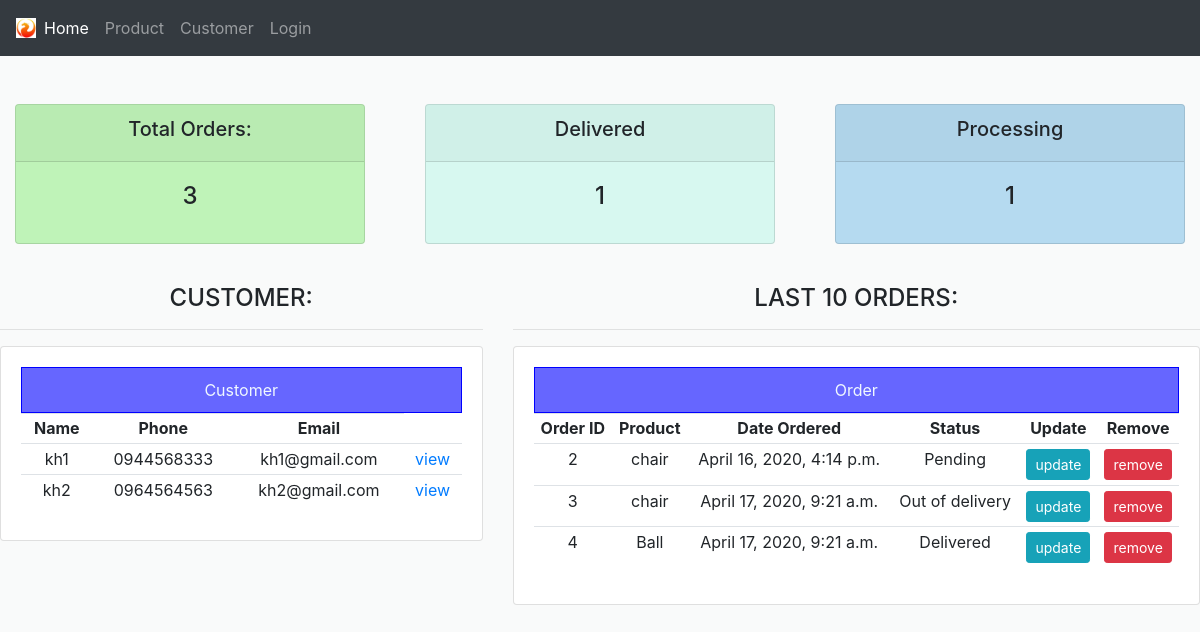
The page / on the database its author committed.
### accounts/models.py (models this page shows, shortened)
class Customer(models.Model):
  name = models.CharField(max_length=200)
  phone = models.CharField(max_length=13, null=True)
  email = models.CharField(max_length=200, null=True)
  date_created = models.DateTimeField(auto_now_add=True)

class Order(models.Model):
  STATUS = (
    ('Pending','Pending' ),
    ('Out of delivery', 'Out of delivery'),
    ('Delivered', 'Delivered'),
  )
  customer = models.ForeignKey(Customer,null=True, on_delete=models.SET_NULL)
  product = models.ManyToManyField(Product)
  cost = models.FloatField(null=True)
  date_created = date_created = models.DateTimeField(auto_now_add=True)
  status = models.CharField(max_length=20, null=True, choices=STATUS)

class Product(models.Model):
  CATELOGY = (
    ('Indoor', 'Indoor'),
    ('Outdoor', 'Outdoor'),
  )
  name = models.CharField(max_length=200)
  price = models.FloatField(null=True)
  catalogy = models.CharField(max_length=200, null=True, choices=CATELOGY)
  description = models.CharField(max_length=200, null=True, blank=True)
  date_created = models.DateTimeField(auto_now_add=True)
  tags = models.ManyToManyField(Tag)
  def __str__ (self):
    return self.name

### accounts/views.py (the view)
# urls.py: path('', views.home, name='home'),
def home(request):
    orders = Order.objects.all()
    customers = Customer.objects.all()
    total_orders = orders.count()
    total_delivered_orders = orders.filter(status='Delivered').count()
    total_pending_orders = orders.filter(status='Pending').count()
    context = {'total_orders':total_orders,'total_delivered_orders': total_delivered_orders,'total_pending_orders':total_pending_orders, \
                'customers': customers, 'orders': orders}
    return render(request, 'accounts/dashboard.html',context=context)

### accounts/templates/accounts/dashboard.html
{% extends 'accounts/main.html'%}
{% block content%}
<br>
{% include 'accounts/status.html'%}
<div class="row">
  <div class="col-md-5">
    <h4 style="text-align: center;">CUSTOMER:</h4>
    <hr>
    <div class="card card-body">
      <a id=taga>Customer</a>
      <table class="table table-sm">
        <tr>
          <th>Name</th>
          <th>Phone</th>
          <th>Email</th>
        </tr>
        {% for c in customers %}
            <tr>
              <td>{{ c.name }}</td>
              <td>{{ c.phone }}</td>
              <td>{{ c.email }}</td>
              <td><a href="{% url 'customer_profile' c.id %}">view</a></td>
            </tr>
        {% endfor%}
      </table>
    </div>
  </div>
  <div class="col-md-7">
    <h4 style="text-align: center;">LAST 10 ORDERS:</h4>
    <hr>
    <div class="card card-body">
      <a id=taga>Order</a>
      <table class="table table-sm">
        <tr>
          <th>Order ID</th>
          <th>Product</th>
          <th>Date Ordered
          </th>
          <th>Status</th>
          <th>Update</th>
          <th>Remove</th>
        </tr>
        {% for o in orders %}
          <tr>
            <td>{{ o.id }}</td>
            <td>{{ o.product.all|join:"," }}</td>
            <td>{{ o.date_created }}</td>
            <td>{{ o.status }}</td>
            <td><a class="btn btn-sm btn-info" href="#">update</a></td>
            <td><a class="btn btn-sm btn-danger" href="#">remove</a></td>
          </tr>
        {% endfor %}
      </table>
    </div>
  </div>
</div>
{% endblock %}

### accounts/templates/accounts/main.html (shortened to what this page needs)
<html>
<head>
  <link rel="stylesheet" href="https://maxcdn.bootstrapcdn.com/bootstrap/4.0.0/css/bootstrap.min.css"
>
  <link rel="stylesheet" type="text/css" href="/static/css/main.css">
</head>
<body>
  {% include 'accounts/navbar.html'%}
  {% block content%}
  {% endblock %}
<br>
</body>
</html>

### accounts/templates/accounts/navbar.html (shortened to what this page needs)
{% load static %}
<nav class="navbar navbar-expand-lg navbar-dark bg-dark">
  <img src="{% static 'images/logo.png' %}" id=img-icon>
  <div class="collapse navbar-collapse" id="navbarNav">
    <ul class="navbar-nav">
      <li class="nav-item active">
        <a class="nav-link" href="{% url 'home' %}">Home</a>
      </li>
      <li class="nav-item">
        <a class="nav-link" href="{% url 'product' %}">Product</a>
      </li>
      <li class="nav-item">
        <a class="nav-link" href="{% url 'customer' %}">Customer</a>
      </li>
    </ul>
    <ul class="navbar-nav">
      <li class="nav-item">
        <a class="nav-link" href="#">Login</a>
      </li>
    </ul>
  </div>
</nav>

### accounts/templates/accounts/status.html
<br>
<div class="row">
  <div class="col">
    <div class="col-md">
      <div class="card text-center text-while mb-3" id="total-orders">
        <div class="card-header">
          <h5>Total Orders:</h5>
        </div>
        <div class="card-body">
          <h4 class="card-title">{{ total_orders }}</h4>
        </div>
      </div>
    </div>
  </div>
  <div class="col">
    <div class="col-md">
      <div class="card text-center text-while mb-3" id="order-delivered">
        <div class="card-header">
          <h5>Delivered</h5>
        </div>
        <div class="card-body">
          <h4 class="card-title">{{total_delivered_orders}}</h4>
        </div>
      </div>
    </div>
  </div>
  <div class="col">
    <div class="col-md">
      <div class="card text-center text-while mb-3" id="order-pending">
        <div class="card-header">
          <h5>Processing</h5>
        </div>
        <div class="card-body">
          <h4 class="card-title">{{total_pending_orders}}</h4>
        </div>
      </div>
    </div>
  </div>
</div>
<br>

### static/css/main.css (style rules this page uses)
body { background-color: rgb(249, 250, 250); font-family: "Palatino Linotype", "Book Antiqua", Palatino, serif"; }
#taga { box-sizing: border-box; border: 1px solid blue; padding: 10px; text-align: center; color: aliceblue; background-color: #6666ff; }
th,td { text-align: center; }
#img-icon { height: 20px; }
#total-orders { background-color:rgb(191, 243, 184); }
#order-delivered { background-color:rgb(215, 248, 240); }
#order-pending { background-color:rgb(181, 218, 240); }

### rows shown on the page
Customer: name "kh1", phone "0944568333", email "kh1@gmail.com"
Customer: name "kh2", phone "0964564563", email "kh2@gmail.com"
Order: id "2", product.all "chair", date_created "April 16, 2020, 4:14 p.m.", status "Pending"
Order: id "3", product.all "chair", date_created "April 17, 2020, 9:21 a.m.", status "Out of delivery"
Order: id "4", product.all "Ball", date_created "April 17, 2020, 9:21 a.m.", status "Delivered"

### other values the page prints
{{ total_orders }} "3"
{{ total_delivered_orders }} "1"
{{ total_pending_orders }} "1"
